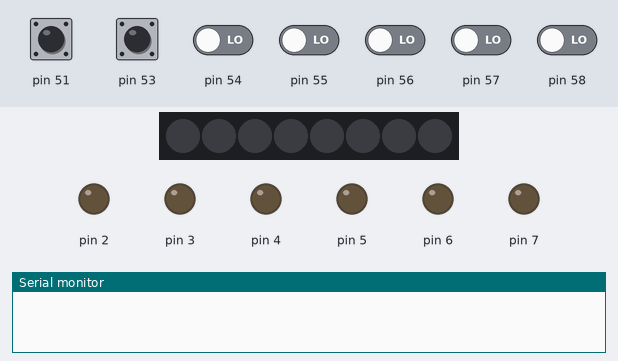
The sketch below on a simulated Arduino Mega 2560, built with avr-gcc and run on an emulated ATmega2560. On the bench: 8 RGB LEDs in strip order, left to right, output pins drawn as LEDs (lit = HIGH), the last lines printed to the serial monitor. The inputs (shaded band) are chosen by the test bench; at power-on: pin 51, pin 53 HIGH, pin 54–58 LOW. Dim RGB values are drawn brighter than linear.

Above: at 1.2 s.
1.3 s: pin 51 pulled LOW for 3.2 s
At 5.7 s:
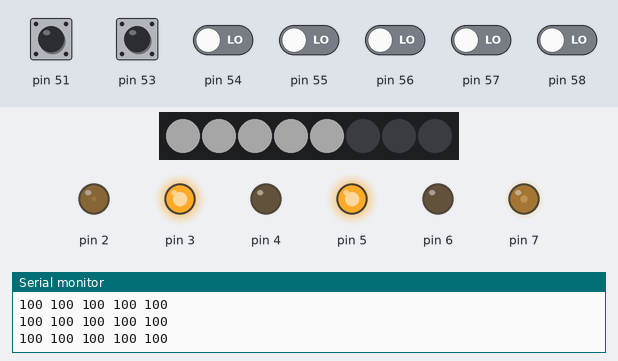
6.0 s: pin 54 driven HIGH
At 7.2 s:
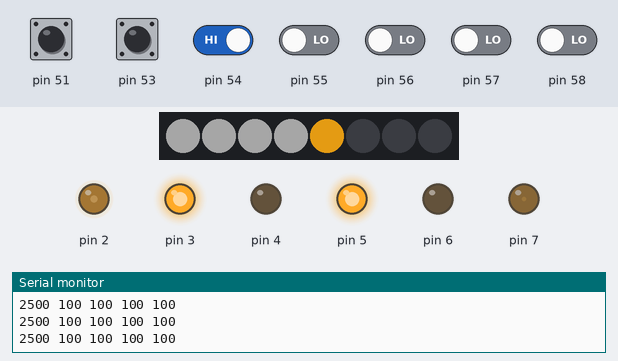
7.5 s: pin 55 driven HIGH
At 8.7 s:
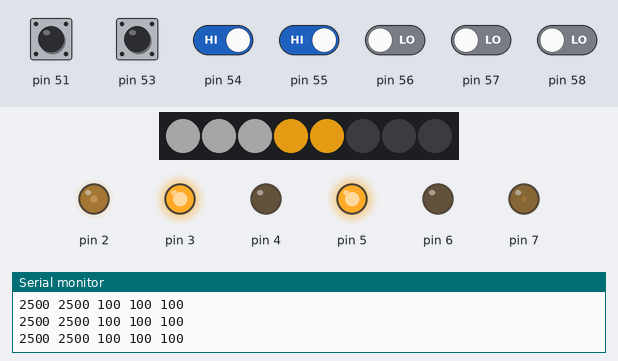
9.0 s: pin 56 driven HIGH
At 9.6 s:
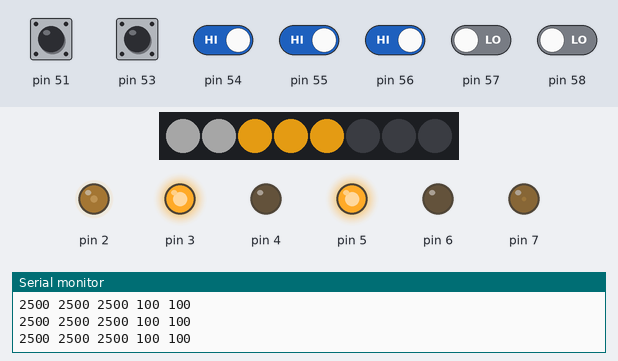
10.5 s: pin 57 driven HIGH
At 11.0 s:
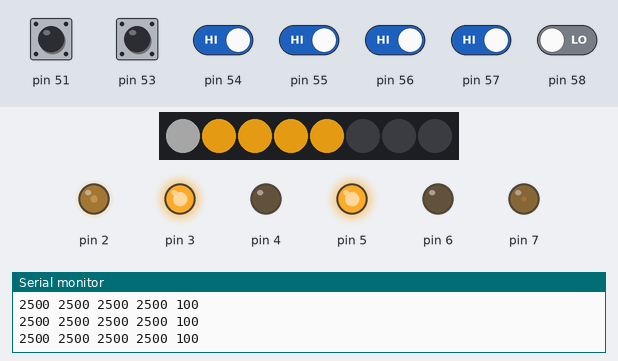
12.0 s: pin 58 driven HIGH
At 13.3 s:
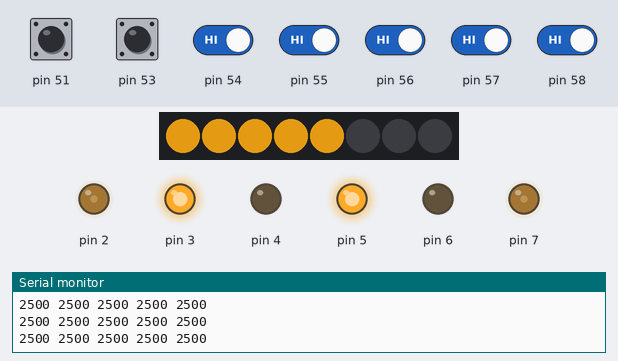
Timing chart, 0 to 14.5 s (numbered marks = the images above; inputs shaded):
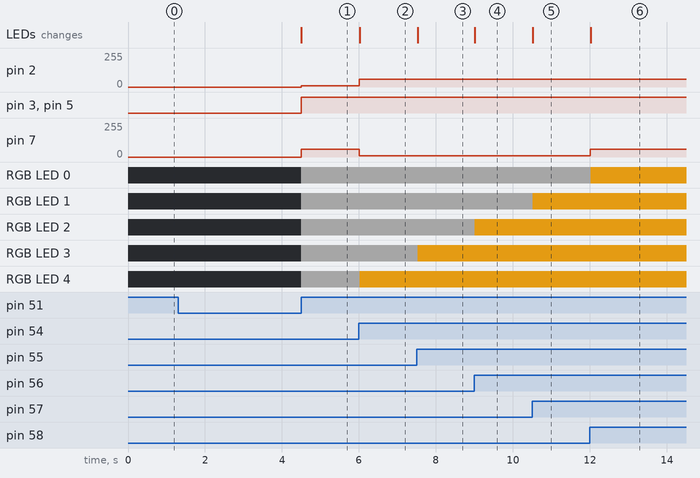

The sketch:

arduino_robot.ino
```cpp
#include <RobotController.h>

RobotController robot;

line  ln(3,4,5,6,2,7);
void setup() {
  // put your setup code here, to run once:
  ln.setup();
  robot.setup();

}

void loop() {
  // put your main code here, to run repeatedly:
   if( digitalRead(51) == HIGH){
  robot.loop();
   }else if(digitalRead(51) != HIGH && digitalRead(53) != LOW)
   {
    ln.Stop();
    }
   else if(digitalRead(53) == HIGH){
  ln.loop();
   }
}
```

Measured:
- after the input at 1.3 s, pin 2: 0/255 → 10/255 after 3.2 s; pin 3, pin 5: LOW → HIGH after 3.2 s; pin 7: 0/255 → 60/255 after 3.2 s; RGB LED 0–4: off → RGB(40, 40, 40) after 3.2 s; the LEDs: change after 3.2 s (image 1)
- after the input at 6.0 s, pin 2: 10/255 → 60/255 at once; pin 7: 60/255 → 10/255 at once; RGB LED 4: RGB(40, 40, 40) → RGB(171, 116, 14) at once; the LEDs: change at once (image 2)
- after the input at 7.5 s, RGB LED 3: RGB(40, 40, 40) → RGB(171, 116, 14) at once; the LEDs: change at once (image 3)
- after the input at 9.0 s, RGB LED 2: RGB(40, 40, 40) → RGB(171, 116, 14) at once; the LEDs: change at once (image 4)
- after the input at 10.5 s, RGB LED 1: RGB(40, 40, 40) → RGB(171, 116, 14) at once; the LEDs: change at once (image 5)
- after the input at 12.0 s, pin 7: 10/255 → 60/255 at once; RGB LED 0: RGB(40, 40, 40) → RGB(171, 116, 14) at once; the LEDs: change at once (image 6)
